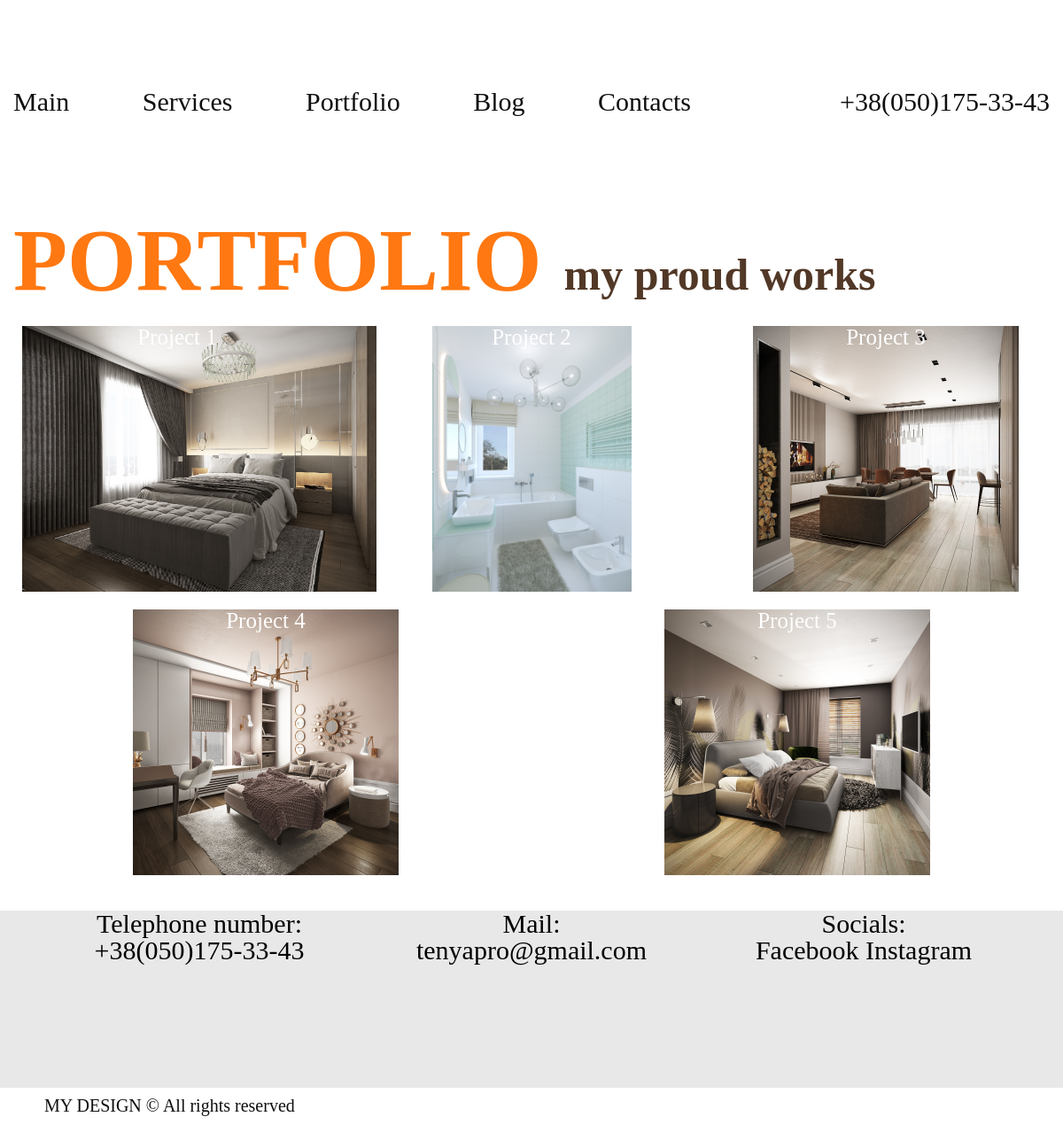
The page /portfolio/ on the database its author committed.
### portfolio/models.py (models this page shows, shortened)
class Portfolio(models.Model):
    port_title = models.CharField('port title', max_length=200)
    port_text = models.TextField('port text')
    port_pub_date = models.DateTimeField('public date')
    port_image = models.ImageField('port image', upload_to='../media/')

### portfolio/views.py (the view)
# urls.py: path('', views.index, name='about_myself'),
def index(request):
    port_list = Portfolio.objects.all()
    return render(request, 'portfolio/first.html', {'port_list': port_list})

### portfolio/templates/portfolio/first.html
{% extends "./portfolio.html" %}
{% block content%}
        {% for i in port_list %}
<div class="portfolio__gallery">
      <div class="portfolio__items">
          <div class="portfolio__item animation">
              <a href="{% url 'portfolio:det_gallery' i.id %}"><img src="{{i.port_image.url}}" height=300 alt=""></a>
              <a class="portfolio__text" href="{% url 'portfolio:det_gallery' i.id %}">{{i.port_title}}</a>
          </div>
      </div>
</div>
        {% endfor %}
{% endblock %}

### portfolio/templates/portfolio/portfolio.html (shortened to what this page needs)
<!DOCTYPE html>
{% load static %}
<html>
<head>
    <link rel="stylesheet" href="{% static '.\portfolio\css\reset.css' %}" type="text/css">
    <link rel="stylesheet" href="{% static '.\portfolio\css\portfolio.css' %}" type="text/css">
</head>
<body>
  <header class="header">
    <div class="container">
        <div class="header__top">
            <nav class="menu">
                <ul class="menu__list">
                    <li class="menu__list-item">
                        <a class="menu__list-link" href="../">Main</a>
                    </li>
                    <li class="menu__list-item">
                        <a class="menu__list-link" href="/service/">Services</a>
                    </li>
                    <li class="menu__list-item">
                        <a class="menu__list-link" href="../portfolio/">Portfolio</a>
                    </li>
                    <li class="menu__list-item">
                        <a class="menu__list-link" href="../blog/">Blog</a>
                    </li>
                    <li class="menu__list-item">
                        <a class="menu__list-link" href="../about_myself/">Contacts</a>
                    </li>
                </ul>
            </nav>
            <a class="header__phone" href="tel:+380501753343">+38(050)175-33-43</a>
        </div>
    </div>
  </header>
  <section class="portfolio page-section">
    <div class="container">
      <h3 class="portfolio__title">
        PORTFOLIO
              <span>my proud works</span>
      </h3>
    </div>
    <div class="portfolio__gallery">
      <div class="portfolio__items">
          {% block content%} {% endblock %}
      </div>
    </div>
  </section>
  <footer class="footer">
      <div class="footer__items">
          <div class="footer__item">
              <p>Telephone number:</p>
              <a href="tel:+380501753343">+38(050)175-33-43</a>
          </div>
          <div class="footer__item">
              <p>Mail:</p>
              <a href="mailto:tenyapro@gmail.com">tenyapro@gmail.com</a>
          </div>
          <div class="footer__item">
              <p>Socials:</p>
              <a href="https://www.facebook.com/chilipizzadesign" target="_blank">Facebook</a>
              <a href="https://www.instagram.com/khrystyna_prokopenko/" target="_blank">Instagram</a>
          </div>
      </div>
      <p class="footer__end">MY DESIGN © All rights reserved</p>
  </footer>
</body>
</html>

### portfolio/static/portfolio/css/portfolio.css (style rules this page uses)
*, *::after, *::before { box-sizing: border-box; }
a { color: inherit; text-decoration: none; }
body { color: #0f0f0f; font-size: 25px; }
.container { max-width: 1230px; margin: 0 auto; padding: 0 15px; }
.portfolio__title { font-size: 100px; line-height: 128px; color: #ff7811; }
.portfolio__title span { font-size: 50px; line-height: 65px; color: #523827; }
.header { margin-bottom: 100px; }
.header__top { display: flex; justify-content: space-between; padding-top: 100px; font-size: 30px; line-height: 30px; }
.menu__list-item { display: inline-block; }
.menu__list-item + .menu__list-item { margin-left: 75px; }
.portfolio__gallery { max-width: 1230px; margin: 0 auto; }
.portfolio__items { display: flex; order: 3; flex-flow: row wrap; flex-wrap: wrap; justify-content: space-between; }
.portfolio__item { position: relative; width: 350px; height: 300px; margin: 10px 10px; text-align: center; }
.animation img { -moz-transition: all 1s ease-out; -o-transition: all 1s ease-out; -webkit-transition: all 1s ease-out; }
.portfolio__text { width: 300px; height: 30px; margin: 0 auto; padding: 0 15px; position: absolute; top: 0; left: 0; right: 0; bottom: 0; color: rgb(255, 255, 255); }
.footer { padding-top: 30px; padding-bottom: 30px; }
.footer__items { display: flex; justify-content: space-evenly; background-color: rgba(45, 45, 45, 0.11); }
.footer__item { width: 300px; height: 200px; color: black; font-size: 30px; text-align: center; }
.footer__end { font-size: 20px; padding-left: 50px; margin-top: 10px; }

### rows shown on the page
Portfolio: port_image (picture), port_title "Project 1"
Portfolio: port_image (picture), port_title "Project 2"
Portfolio: port_image (picture), port_title "Project 3"
Portfolio: port_image (picture), port_title "Project 4"
Portfolio: port_image (picture), port_title "Project 5"
